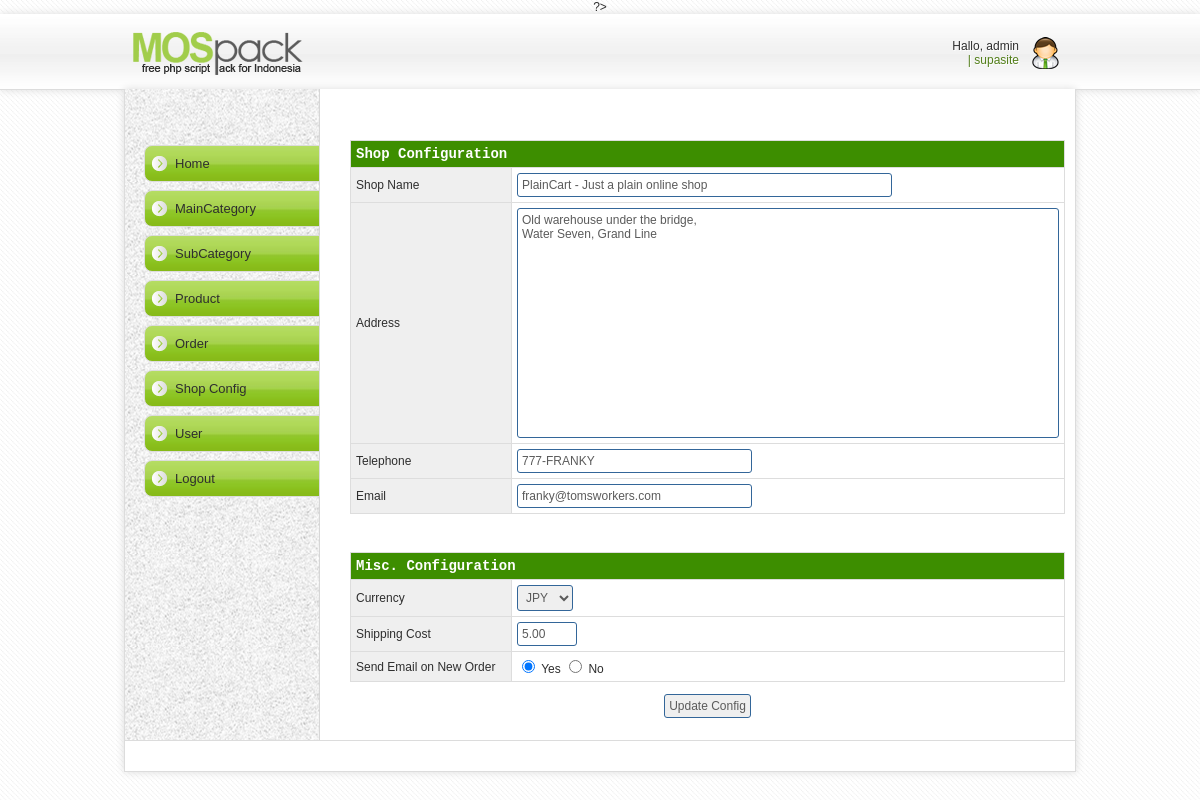
Page /plaincart/admin/config/ (signed in) on the committed database.
### tables this page shows
CREATE TABLE IF NOT EXISTS `tbl_shop_config` (
  `sc_name` varchar(50) NOT NULL DEFAULT '',
  `sc_address` varchar(100) NOT NULL DEFAULT '',
  `sc_phone` varchar(30) NOT NULL DEFAULT '',
  `sc_email` varchar(30) NOT NULL DEFAULT '',
  `sc_shipping_cost` decimal(5,2) NOT NULL DEFAULT '0.00',
  `sc_currency` int(10) unsigned NOT NULL DEFAULT '1',
  `sc_order_email` enum('y','n') NOT NULL DEFAULT 'n'
);

### plaincart/library/database.php (called while the page is built, shortened)
<?php
function dbQuery($sql)
{
	$result = mysql_query($sql) or die(mysql_error());
	return $result;
}
function dbFetchAssoc($result)
{
	return mysql_fetch_assoc($result);
}
?>

### plaincart/admin/config/index.php (called while the page is built, shortened)
<?php
require_once '../include/adminpanel.php';
?>

### plaincart/admin/config/main.php (the view, shortened to what this page needs)
<?php
$sql = "SELECT sc_name, sc_address, sc_phone, sc_email, sc_shipping_cost, sc_currency, sc_order_email
        FROM tbl_shop_config";
$result = dbQuery($sql);
if (dbNumRows($result) > 0) {
	extract(dbFetchAssoc($result));
} else {
	$sc_name = $sc_address = $sc_phone = $sc_email = $sc_shipping_cost = $sc_currency = '';
	$sc_order_email = 'y';
}
$sql = "SELECT cy_id, cy_code
        FROM tbl_currency
		ORDER BY cy_code";
$result = dbQuery($sql);
$currency = '';
while ($row = dbFetchAssoc($result)) {
	extract($row);
	$currency .= "<option value=\"$cy_id\"";
	if ($cy_id == $sc_currency) {
		$currency .= " selected";
	}
	$currency .= ">$cy_code</option>\r\n";
}
?>
<p>&nbsp;</p>
<form action="processConfig.php?action=modify" method="post" name="frmConfig" id="frmConfig">
 <table width="100%" border="0" cellspacing="1" cellpadding="2" class="entryTable">
  <tr id="entryTableHeader">
   <td colspan="2">Shop Configuration</td>
  </tr>
  <tr>
   <td width="150" class="label">Shop Name</td>
   <td class="content"><input name="txtShopName" type="text" class="box" id="txtShopName" value="<?php echo $sc_name; ?>" size="50" maxlength="50"></td>
  </tr>
  <tr>
   <td width="150" class="label">Address</td>
   <td class="content"><textarea name="mtxAddress" cols="50" rows="3" id="mtxAddress" class="box"><?php echo $sc_address; ?></textarea></td>
  </tr>
  <tr>
   <td width="150" class="label">Telephone</td>
   <td class="content"><input name="txtPhone" type="text" class="box" id="txtPhone" value="<?php echo $sc_phone; ?>" size="30" maxlength="30"></td>
  </tr>
  <tr>
   <td class="label">Email</td>
   <td class="content"><input name="txtEmail" type="text" class="box" id="txtEmail" value="<?php echo $sc_email; ?>" size="30" maxlength="30"></td>
  </tr>
 </table>
 <p>&nbsp;</p>
 <table width="100%" border="0" cellspacing="1" cellpadding="2" class="entryTable">
  <tr id="entryTableHeader">
   <td colspan="2">Misc. Configuration</td>
  </tr>
  <tr>
   <td width="150" class="label">Currency</td>
   <td class="content"><select name="cboCurrency" id="cboCurrency" class="box">
<?php echo $currency; ?>
    </select>   </td>
  </tr>
  <tr>
   <td width="150" class="label">Shipping Cost</td>
   <td class="content"><input name="txtShippingCost" type="text" class="box" id="txtShippingCost" value="<?php echo $sc_shipping_cost; ?>" size="5"></td>
  </tr>
  <tr>
    <td class="label">Send Email on New Order </td>
    <td class="content"><input name="optSendEmail" type="radio" value="y" id="optEmail" <?php echo $sc_order_email == 'y' ? 'checked' : ''; ?> />
      <label for="optsEmail">Yes </label>
      <input name="optSendEmail" type="radio" value="n" id="optNoEmail" <?php echo $sc_order_email == 'n' ? 'checked' : ''; ?> />
      <label for="optNoEmail">No</label></td>
  </tr>
 </table>
 <p align="center">
  <input name="btnUpdate" type="submit" id="btnUpdate" value="Update Config" class="box">
 </p>
</form>

### plaincart/admin/include/admin.css (style rules this page uses)
#entryTableHeader { font-family: "Courier New", Courier, mono; font-size: 14px; color: #FFFFFF; background-color: #3d8e00; font-weight: bold; background-position: center; }
.entryTable { font-family: Arial, Helvetica, sans-serif; font-size: 12px; background-color: #DDDDDD; }
.entryTable .label { background-color: #EFEFEF; }
.entryTable .content { background-color: #FFFFFF; }
.box { font-family: Arial, Helvetica, sans-serif; font-size: 12px; border: 1px solid #336699; }
body { font-family: "Arial", "Helvetica", "sans-serif"; text-align: center; font-size: 10px; }

### plaincart/admin/config/mos-css/mos-style.css (style rules this page uses)
body { background: url(img/latar.jpg); margin: 0; padding: 0; font-family: Arial; font-size: 12px; color: #2e2e2e; text-align: center; }
label { padding: 0; margin: 0 0 10px 0; }
input { padding: 4px;color: #5b5b5b;border: 1px solid #dcdcdc; -moz-border-radius: 3px;-webkit-border-radius: 3px;-o-border-radius: 3px; }
select { padding: 4px;color: #5b5b5b;border: 1px solid #dcdcdc; -moz-border-radius: 3px;-webkit-border-radius: 3px;-o-border-radius: 3px; }
textarea { padding: 4px;color: #5b5b5b;border: 1px solid #dcdcdc; -moz-border-radius: 3px;-webkit-border-radius: 3px;-o-border-radius: 3px; width: 100%; height: 230px;resize: none; }
table { border:none;font-size: 12px; }
td { border:none; padding: 5px; }

### rows in the picture
tbl_shop_config: txtShopName "PlainCart - Just a plain online shop", mtxAddress "Old warehouse under the bridge, Water Seven, Grand Line", txtPhone "777-FRANKY", txtEmail "franky@tomsworkers.com", txtShippingCost "5.00", sc_order_email "☑", sc_order_email "☐ No"

### other values in the picture
$name "admin"
form field cboCurrency "JPY"
